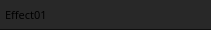
<?xml version="1.0" encoding="UTF-8"?>
<ui version="4.0">
 <class>EffectWidget</class>
 <widget class="QWidget" name="EffectWidget">
  <property name="geometry">
   <rect>
    <x>0</x>
    <y>0</y>
    <width>211</width>
    <height>30</height>
   </rect>
  </property>
  <property name="minimumSize">
   <size>
    <width>0</width>
    <height>30</height>
   </size>
  </property>
  <property name="maximumSize">
   <size>
    <width>16777215</width>
    <height>30</height>
   </size>
  </property>
  <property name="windowTitle">
   <string>Form</string>
  </property>
  <property name="styleSheet">
   <string notr="true">* {
font-family: SF Display;
font-size: 11px;
}
#centralwidget {
	border: none;
	border-bottom: 1px Solid #0f0f0f;	
	border-radius: 0px;
background-color: #282828;
}</string>
  </property>
  <layout class="QVBoxLayout" name="verticalLayout">
   <property name="spacing">
    <number>0</number>
   </property>
   <property name="leftMargin">
    <number>0</number>
   </property>
   <property name="topMargin">
    <number>0</number>
   </property>
   <property name="rightMargin">
    <number>0</number>
   </property>
   <property name="bottomMargin">
    <number>0</number>
   </property>
   <item>
    <widget class="QFrame" name="centralwidget">
     <property name="frameShape">
      <enum>QFrame::NoFrame</enum>
     </property>
     <property name="frameShadow">
      <enum>QFrame::Plain</enum>
     </property>
     <property name="lineWidth">
      <number>0</number>
     </property>
     <layout class="QHBoxLayout" name="horizontalLayout">
      <property name="spacing">
       <number>5</number>
      </property>
      <property name="leftMargin">
       <number>5</number>
      </property>
      <property name="topMargin">
       <number>5</number>
      </property>
      <property name="rightMargin">
       <number>5</number>
      </property>
      <property name="bottomMargin">
       <number>5</number>
      </property>
      <item>
       <widget class="QLabel" name="label">
        <property name="text">
         <string>Effect01</string>
        </property>
       </widget>
      </item>
      <item>
       <spacer name="horizontalSpacer">
        <property name="orientation">
         <enum>Qt::Horizontal</enum>
        </property>
        <property name="sizeHint" stdset="0">
         <size>
          <width>40</width>
          <height>20</height>
         </size>
        </property>
       </spacer>
      </item>
      <item>
       <widget class="QToolButton" name="toolButton">
        <property name="styleSheet">
         <string notr="true">border: none;
background-color: transparent;</string>
        </property>
        <property name="text">
         <string/>
        </property>
        <property name="icon">
         <iconset resource="../assets/resources.qrc">
          <normaloff>:/svg/svg/power.svg</normaloff>:/svg/svg/power.svg</iconset>
        </property>
        <property name="iconSize">
         <size>
          <width>14</width>
          <height>14</height>
         </size>
        </property>
       </widget>
      </item>
     </layout>
    </widget>
   </item>
  </layout>
 </widget>
 <resources>
  <include location="../assets/resources.qrc"/>
 </resources>
 <connections/>
</ui>
